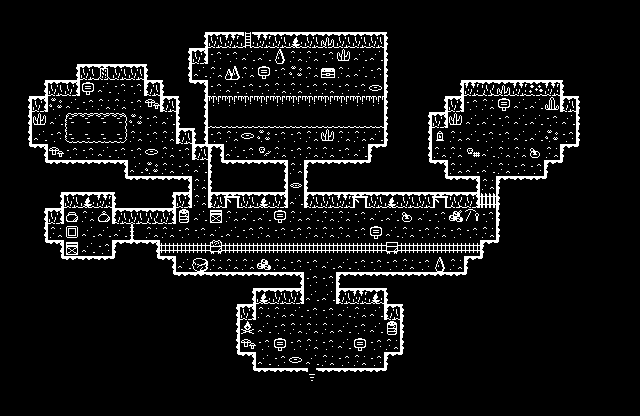

This game map was drawn from its Tiled (.tmx) file and the tilesets committed beside it. A one-line description and the full map source follow:
An orthogonal 40x26 tile map with 16x16 px tiles, 1 tile layer (Ground) and 24 objects (CaveSpawn, CaveExit, CaveLadder, CaveNotice, CaveLever, ...).

<map version="1.10" tiledversion="1.11.2" orientation="orthogonal" renderorder="right-down" width="40" height="26" tilewidth="16" tileheight="16" infinite="0" nextlayerid="4" nextobjectid="25">
  <properties>
    <property name="area_id" type="int" value="3" />
    <property name="symbol" type="string" value="CAVE" />
    <property name="spawn" type="string" value="CaveSpawn" />
  </properties>
  <tileset firstgid="1" source="../tilesets/cave.tsx" />
  <layer id="1" name="Ground" width="40" height="26">
    <data encoding="csv">
1,1,1,1,1,1,1,1,1,1,1,1,1,1,1,1,1,1,1,1,1,1,1,1,1,1,1,1,1,1,1,1,1,1,1,1,1,1,1,1,
1,1,1,1,1,1,1,1,1,1,1,1,1,1,1,1,1,1,1,1,1,1,1,1,1,1,1,1,1,1,1,1,1,1,1,1,1,1,1,1,
1,1,1,1,1,1,1,1,1,1,1,1,4,17,31,28,31,17,26,17,23,17,17,17,3,1,1,1,1,1,1,1,1,1,1,1,1,1,1,1,
1,1,1,1,1,1,1,1,1,1,1,4,19,34,34,35,35,51,33,33,34,53,35,35,3,1,1,1,1,1,1,1,1,1,1,1,1,1,1,1,
1,1,1,1,4,17,30,17,17,3,1,4,35,33,52,33,89,34,46,33,59,33,35,34,3,1,1,1,1,1,1,1,1,1,1,1,1,1,1,1,
1,1,4,17,19,89,35,34,34,18,3,10,6,34,35,34,34,33,33,34,33,34,34,42,3,1,1,1,4,31,21,23,31,22,31,3,1,1,1,1,
1,4,19,46,35,34,33,33,34,54,18,3,4,78,78,78,78,78,78,78,78,78,78,78,3,1,1,4,19,34,33,89,35,35,64,18,3,1,1,1,
1,4,53,35,65,66,66,67,46,34,35,3,4,80,80,80,80,80,80,80,80,80,80,80,3,1,4,19,53,35,35,34,35,35,34,35,3,1,1,1,
1,4,35,34,97,98,98,99,33,34,33,18,7,34,33,42,46,34,34,33,53,33,33,35,3,1,4,86,33,35,34,34,35,35,46,34,3,1,1,1,
1,10,6,54,34,34,35,34,34,42,33,34,18,8,35,34,43,33,34,33,33,34,35,5,9,1,4,33,33,90,35,33,33,68,33,5,9,1,1,1,
1,1,10,2,2,2,2,6,35,46,33,34,35,12,2,2,2,6,33,5,2,2,2,9,1,1,10,6,33,35,35,33,34,34,5,9,1,1,1,1,
1,1,1,1,1,1,1,10,2,2,2,6,33,3,1,1,1,4,74,3,1,1,1,1,1,1,1,10,2,6,33,5,2,2,9,1,1,1,1,1,
1,1,1,4,17,26,31,3,1,1,4,19,33,18,25,17,26,19,35,18,17,31,25,17,26,17,17,25,21,19,70,3,1,1,1,1,1,1,1,1,
1,1,4,19,57,33,63,18,17,21,19,61,35,62,33,35,35,89,33,35,33,33,34,35,35,68,35,34,84,85,34,3,1,1,1,1,1,1,1,1,
1,1,4,33,47,35,35,35,72,33,33,34,34,35,35,34,33,34,34,33,33,33,34,89,35,33,34,33,34,34,33,3,1,1,1,1,1,1,1,1,
1,1,10,6,62,35,34,5,2,6,36,36,36,88,36,36,36,36,36,36,36,36,36,36,56,36,36,36,36,36,5,9,1,1,1,1,1,1,1,1,
1,1,1,10,2,2,2,9,1,10,6,35,49,33,33,33,50,33,34,34,35,35,34,34,34,33,34,51,33,5,9,1,1,1,1,1,1,1,1,1,
1,1,1,1,1,1,1,1,1,1,10,2,2,2,2,2,2,2,6,34,34,5,2,2,2,2,2,2,2,9,1,1,1,1,1,1,1,1,1,1,
1,1,1,1,1,1,1,1,1,1,1,1,1,1,1,4,26,17,19,35,35,18,31,26,3,1,1,1,1,1,1,1,1,1,1,1,1,1,1,1,
1,1,1,1,1,1,1,1,1,1,1,1,1,1,4,19,33,33,35,34,34,35,33,35,18,3,1,1,1,1,1,1,1,1,1,1,1,1,1,1,
1,1,1,1,1,1,1,1,1,1,1,1,1,1,4,55,35,34,33,33,33,35,34,35,61,3,1,1,1,1,1,1,1,1,1,1,1,1,1,1,
1,1,1,1,1,1,1,1,1,1,1,1,1,1,4,54,34,89,34,33,34,35,89,34,33,3,1,1,1,1,1,1,1,1,1,1,1,1,1,1,
1,1,1,1,1,1,1,1,1,1,1,1,1,1,10,6,35,34,42,35,33,34,33,34,5,9,1,1,1,1,1,1,1,1,1,1,1,1,1,1,
1,1,1,1,1,1,1,1,1,1,1,1,1,1,1,10,2,2,2,14,2,2,2,2,9,1,1,1,1,1,1,1,1,1,1,1,1,1,1,1,
1,1,1,1,1,1,1,1,1,1,1,1,1,1,1,1,1,1,1,1,1,1,1,1,1,1,1,1,1,1,1,1,1,1,1,1,1,1,1,1,
1,1,1,1,1,1,1,1,1,1,1,1,1,1,1,1,1,1,1,1,1,1,1,1,1,1,1,1,1,1,1,1,1,1,1,1,1,1,1,1
  </data>
  </layer>
  <objectgroup id="2" name="Logic">
    <object id="1" name="CaveSpawn" x="312" y="344">
      <point />
    </object>
    <object id="2" name="CaveExit" x="312" y="376">
      <properties>
        <property name="handler" value="take_passage" />
      </properties>
      <point />
    </object>
    <object id="3" name="CaveLadder" x="248" y="40">
      <properties>
        <property name="handler" value="take_passage" />
      </properties>
      <point />
    </object>
    <object id="4" name="CaveNotice" x="360" y="344">
      <properties>
        <property name="handler" value="show_message" />
      </properties>
      <point />
    </object>
    <object id="5" name="CaveLever" x="408" y="216">
      <properties>
        <property name="handler" value="use_lever" />
      </properties>
      <point />
    </object>
    <object id="6" name="CaveGate" x="488" y="200">
      <properties>
        <property name="handler" value="show_state" />
      </properties>
      <point />
    </object>
    <object id="7" name="CaveVaultLever" x="536" y="152">
      <properties>
        <property name="handler" value="use_lever" />
      </properties>
      <point />
    </object>
    <object id="8" name="CaveNookGate" x="136" y="232">
      <properties>
        <property name="handler" value="show_state" />
      </properties>
      <point />
    </object>
    <object id="9" name="CavePlate" x="72" y="232">
      <properties>
        <property name="handler" value="press_plate" />
      </properties>
      <point />
    </object>
    <object id="10" name="CaveBridge" x="288" y="96" width="16" height="32">
      <properties>
        <property name="handler" value="show_state" />
      </properties>
    </object>
    <object id="11" name="CaveChest" x="328" y="72">
      <properties>
        <property name="handler" value="open_chest" />
      </properties>
      <point />
    </object>
    <object id="12" name="CaveVent" x="296" y="184">
      <properties>
        <property name="handler" value="steam_vent" />
      </properties>
      <point />
    </object>
    <object id="13" name="MineScout" x="312" y="264">
      <point />
    </object>
    <object id="14" name="MineWarning" x="280" y="344">
      <properties>
        <property name="handler" value="show_message" />
      </properties>
      <point />
    </object>
    <object id="15" name="MineLedger" x="376" y="232">
      <properties>
        <property name="handler" value="show_message" />
      </properties>
      <point />
    </object>
    <object id="16" name="WinchChalk" x="504" y="104">
      <properties>
        <property name="handler" value="show_message" />
      </properties>
      <point />
    </object>
    <object id="17" name="VentChalk" x="280" y="216">
      <properties>
        <property name="handler" value="show_message" />
      </properties>
      <point />
    </object>
    <object id="18" name="LadderChalk" x="264" y="72">
      <properties>
        <property name="handler" value="show_message" />
      </properties>
      <point />
    </object>
    <object id="19" name="PoolEcho" x="88" y="88">
      <properties>
        <property name="handler" value="show_message" />
      </properties>
      <point />
    </object>
    <object id="20" name="MineLanternRelay" x="440" y="136">
      <properties>
        <property name="handler" value="take_lantern_relay" />
      </properties>
      <point />
    </object>
    <object id="21" name="SurveyorTrapped" x="360" y="72">
      <point />
    </object>
    <object id="22" name="MineBatRoost" x="168" y="152">
      <point />
    </object>
    <object id="23" name="PoolSlime" x="104" y="104">
      <point />
    </object>
    <object id="24" name="WinchMushroom" x="552" y="120">
      <point />
    </object>
  </objectgroup>
</map>
